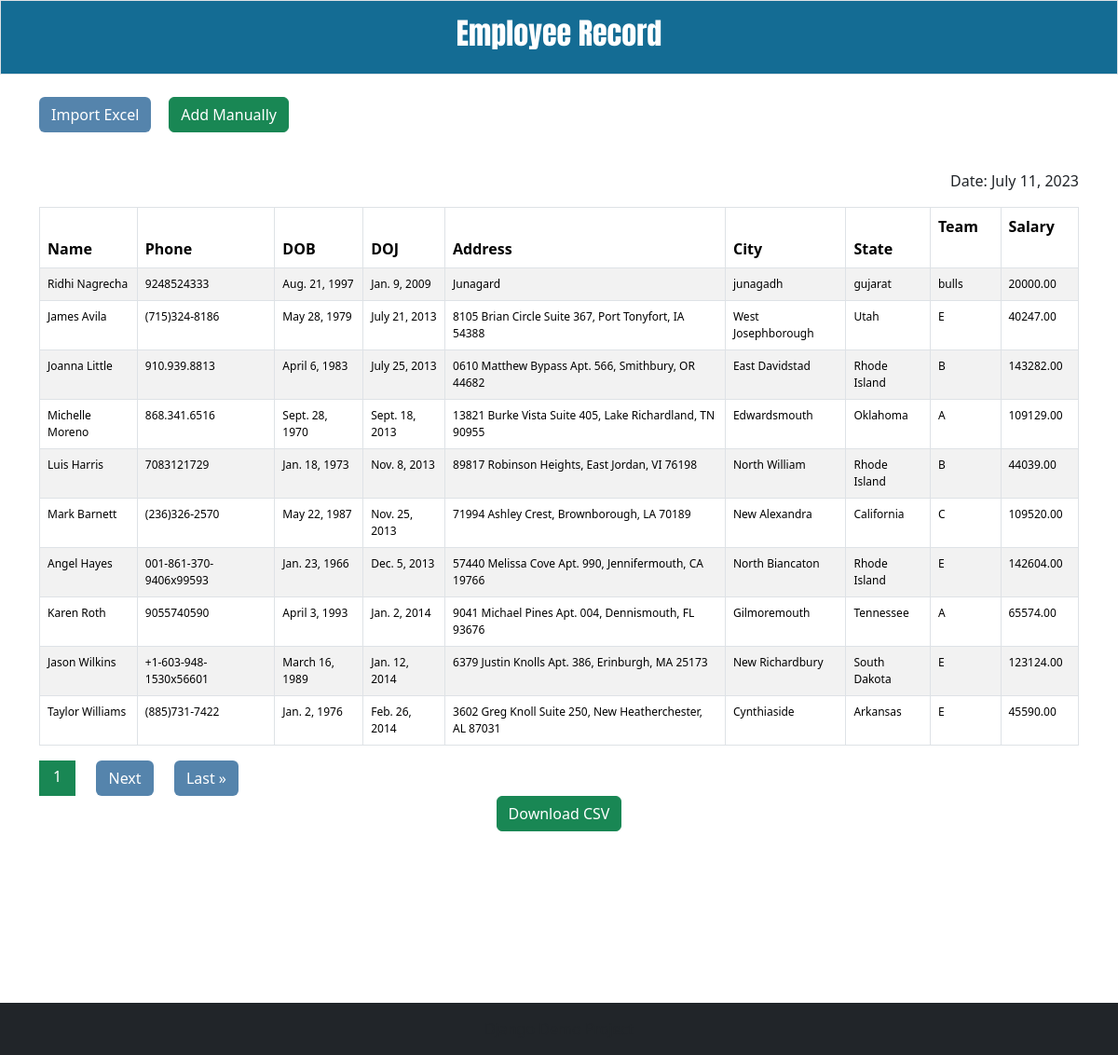
The page /?sort=doj on the database its author committed.
### firstapp/models.py (models this page shows)
class Employee(models.Model):
    phone_regex = RegexValidator(
        regex=r'^\+?\d{10,15}$',
        message="Phone number must be entered in the format: '+919999999999'. Up to 15 digits allowed."
    )
    GENDER_CHOICES = [
    ('M', 'Male'),
    ('F', 'Female'),
    ('O', 'Other'),
]
    def validate_dob(value):
        if value.year < 1950:
            raise ValidationError("Invalid date of birth. Year must be greater than or equal to 1950.")
        if value.year > 2005:
            raise ValidationError("Invalid date of birth. Year must be less than 2005")
    name = models.CharField(max_length=100, unique=True)
    phone = models.CharField(validators=[phone_regex], max_length=15, unique=True)
    dob = models.DateField(validators=[validate_dob])
    gender = models.CharField(max_length=1, choices=GENDER_CHOICES, default='Male')
    doj = models.DateField()
    address = models.CharField(max_length=250)
    city = models.CharField(max_length=25)
    state = models.CharField(max_length=25)
    team = models.CharField(max_length=100)
    salary = models.DecimalField(max_digits=8, decimal_places=2)
    created_at = models.DateTimeField(auto_now_add=True)
    updated_at = models.DateTimeField(auto_now=True)
    class Meta:
        unique_together = ['name', 'phone']

### firstapp/views.py (the view, shortened to what this page needs)
# urls.py: path('', EmployeeListView.as_view(), name='employee_list'),
class EmployeeListView(View):
    def get(self, request):
        form = EmployeeForm()
        employees = Employee.objects.all()
        sort = request.GET.get('sort')
        order = request.GET.get('order')
        if sort == 'name':
            employees = employees.order_by('name')
        elif sort == 'doj':
            employees = employees.order_by('doj')
        elif sort == 'city':
            employees = employees.order_by('city')
        elif sort == 'state':
            employees = employees.order_by('state')
        elif sort == 'team':
            employees = employees.order_by('team')
        elif sort == 'salary':
            employees = employees.order_by('salary')
        if sort and order == 'desc':
            employees = employees.reverse()
        else:
            order = 'asc'
        paginator = Paginator(employees, per_page=settings.PAGINATION_PER_PAGE)
        page_number = request.GET.get('page')
        page_obj = paginator.get_page(page_number)
        CurrentDate = datetime.now().date()
        return render(request, 'employees.html', {'form': form, 'page_obj': page_obj, 'date': CurrentDate, 'sort': sort, 'order': order})

### firstapp/templates/employees.html (shortened to what this page needs)
{% extends 'base.html' %}
{% load static %}
{% block content %}
<div class="container">
    <div class="row">
        <div class="col-md-8 mt-4">
            <button id="fileUploadBtn" class="btn text-white"
                style="margin-right: 2%; background-color: #5584AC;">Import Excel</button>
            <button id="manualEntryBtn" class="btn btn-success">Add Manually</button>
        </div>
    </div>
</div>
<div class="container mt-4" style="margin-bottom: 20%;">
    <div class="d-flex flex-row-reverse">
        <p class="mt-3 text-dark">Date: {{ date }}</p>
    </div>
    <table class="table table-striped table-bordered">
        <thead class="text-light" style="background-color: #5584AC;">
            <tr>
                <th>
                    Name
                    <a href="?sort=name{% if sort == 'name' and order == 'asc' %}&order=desc{% endif %}"
                        style="margin-left: 5%; text-decoration: none; color: white;">
                        {% if sort == 'name' %}
                        {% if order == 'asc' %}
                        <span>&uarr;</span>
                        {% else %}
                        <span>&darr;</span>
                        {% endif %}
                        {% else %}
                        <span>&darr;</span>
                        {% endif %}
                    </a>
                </th>
                <th>Phone</th>
                <th>DOB</th>
                <th>
                    DOJ
                    <a href="?sort=doj{% if sort == 'doj' and order == 'asc' %}&order=desc{% endif %}"
                        style="margin-left: 5%; text-decoration: none; color: white;">
                        {% if sort == 'doj' %}
                        {% if order == 'asc' %}
                        <span>&uarr;</span>
                        {% else %}
                        <span>&darr;</span>
                        {% endif %}
                        {% else %}
                        <span>&darr;</span>
                        {% endif %}
                    </a>
                </th>
                <th>Address</th>
                <th>
                    City
                    <a href="?sort=city{% if sort == 'city' and order == 'asc' %}&order=desc{% endif %}"
                        style="margin-left: 5%; text-decoration: none; color: white;">
                        {% if sort == 'city' %}
                        {% if order == 'asc' %}
                        <span>&uarr;</span>
                        {% else %}
                        <span>&darr;</span>
                        {% endif %}
                        {% else %}
                        <span>&darr;</span>
                        {% endif %}
                    </a>
                </th>
                <th>
                    State
                    <a href="?sort=state{% if sort == 'state' and order == 'asc' %}&order=desc{% endif %}"
                        style="margin-left: 5%; text-decoration: none; color: white;">
                        {% if sort == 'state' %}
                        {% if order == 'asc' %}
                        <span>&uarr;</span>
                        {% else %}
                        <span>&darr;</span>
                        {% endif %}
                        {% else %}
                        <span>&darr;</span>
                        {% endif %}
                    </a>
                </th>
                <th>
                    Team
                    <a href="?sort=team{% if sort == 'team' and order == 'asc' %}&order=desc{% endif %}"
                        style="margin-left: 5%; text-decoration: none; color: white;">
                        {% if sort == 'team' %}
                        {% if order == 'asc' %}
                        <span>&uarr;</span>
                        {% else %}
                        <span>&darr;</span>
                        {% endif %}
                        {% else %}
                        <span>&darr;</span>
                        {% endif %}
                    </a>
                </th>
                <th>
                    Salary
                    <a href="?sort=salary{% if sort == 'salary' and order == 'asc' %}&order=desc{% endif %}"
                        style="margin-left: 5%; text-decoration: none; color: white;">
                        {% if sort == 'salary' %}
                        {% if order == 'asc' %}
                        <span>&uarr;</span>
                        {% else %}
                        <span>&darr;</span>
                        {% endif %}
                        {% else %}
                        <span>&darr;</span>
                        {% endif %}
                    </a>
                </th>
            </tr>
        </thead>
        <tbody class="thead-light">
            {% for employee in page_obj %}
            <tr style="font-size: 12px;">
                <td>{{ employee.name }}</td>
                <td>{{ employee.phone }}</td>
                <td>{{ employee.dob }}</td>
                <td>{{ employee.doj }}</td>
                <td>{{ employee.address }}</td>
                <td>{{ employee.city }}</td>
                <td>{{ employee.state }}</td>
                <td>{{ employee.team }}</td>
                <td>{{ employee.salary }}</td>
            </tr>
            {% endfor %}
        </tbody>
    </table>
    <div class="text-center">
        <div class="pagination">
            <div class="current-page-box bg-success" style="padding: 5px 15px; display: inline-block;">
                <span class="current-page text-white" style="margin-left: 1% 2% 2%;">{{ page_obj.number }}</span>
            </div>
            {% if page_obj.has_next %}
            <a href="?page={{ page_obj.next_page_number }}" class="btn text-white"
                style=" background-color: #5584AC; margin-right: 2%; margin-left: 2%;">Next</a>
            <a href="?page={{ page_obj.paginator.num_pages }}" class="btn text-white"
                style="background-color: #5584AC;">Last &raquo;</a>
            {% endif %}
        </div>
        <a href="{% url 'download_employees' %}?format=csv" class="btn btn-success">Download CSV</a>
    </div>
</div>
{% endblock content %}

### rows shown on the page
Employee: name "Ridhi Nagrecha", phone "9248524333", dob "Aug. 21, 1997", doj "Jan. 9, 2009", address "Junagard", city "junagadh", state "gujarat", team "bulls", salary "20000.00"
Employee: name "James Avila", phone "(715)324-8186", dob "May 28, 1979", doj "July 21, 2013", address "8105 Brian Circle Suite 367, Port Tonyfort, IA 54388", city "West Josephborough", state "Utah", team "E", salary "40247.00"
Employee: name "Joanna Little", phone "910.939.8813", dob "April 6, 1983", doj "July 25, 2013", address "0610 Matthew Bypass Apt. 566, Smithbury, OR 44682", city "East Davidstad", state "Rhode Island", team "B", salary "143282.00"
Employee: name "Michelle Moreno", phone "868.341.6516", dob "Sept. 28, 1970", doj "Sept. 18, 2013", address "13821 Burke Vista Suite 405, Lake Richardland, TN 90955", city "Edwardsmouth", state "Oklahoma", team "A", salary "109129.00"
Employee: name "Luis Harris", phone "7083121729", dob "Jan. 18, 1973", doj "Nov. 8, 2013", address "89817 Robinson Heights, East Jordan, VI 76198", city "North William", state "Rhode Island", team "B", salary "44039.00"
Employee: name "Mark Barnett", phone "(236)326-2570", dob "May 22, 1987", doj "Nov. 25, 2013", address "71994 Ashley Crest, Brownborough, LA 70189", city "New Alexandra", state "California", team "C", salary "109520.00"
Employee: name "Angel Hayes", phone "001-861-370-9406x99593", dob "Jan. 23, 1966", doj "Dec. 5, 2013", address "57440 Melissa Cove Apt. 990, Jennifermouth, CA 19766", city "North Biancaton", state "Rhode Island", team "E", salary "142604.00"
Employee: name "Karen Roth", phone "9055740590", dob "April 3, 1993", doj "Jan. 2, 2014", address "9041 Michael Pines Apt. 004, Dennismouth, FL 93676", city "Gilmoremouth", state "Tennessee", team "A", salary "65574.00"
Employee: name "Jason Wilkins", phone "+1-603-948-1530x56601", dob "March 16, 1989", doj "Jan. 12, 2014", address "6379 Justin Knolls Apt. 386, Erinburgh, MA 25173", city "New Richardbury", state "South Dakota", team "E", salary "123124.00"
Employee: name "Taylor Williams", phone "(885)731-7422", dob "Jan. 2, 1976", doj "Feb. 26, 2014", address "3602 Greg Knoll Suite 250, New Heatherchester, AL 87031", city "Cynthiaside", state "Arkansas", team "E", salary "45590.00"

### other values the page prints
{{ page_obj.number }} "1"
